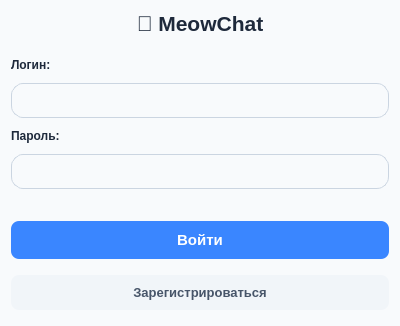
<?xml version="1.0" encoding="UTF-8"?>
<ui version="4.0">
 <class>LoginDialog</class>
 <widget class="QDialog" name="LoginDialog">
  <property name="geometry">
   <rect>
    <x>0</x>
    <y>0</y>
    <width>400</width>
    <height>326</height>
   </rect>
  </property>
  <property name="windowTitle">
   <string>Вход в MeowChat</string>
  </property>
  <property name="styleSheet">
   <string notr="true">QDialog {
    background-color: #f8fafc;
    font-family: 'Segoe UI', sans-serif;
}

QLabel {
    color: #1e293b;
    font-weight: 500;
}

QLineEdit {
    border: 1px solid #cbd5e1;
    border-radius: 8px;
    padding: 10px;
    font-size: 11pt;
    background-color: white;
    margin: 5px 0;
}

QLineEdit:focus {
    border-color: #3a86ff;
    outline: none;
}

QPushButton {
    border: none;
    border-radius: 8px;
    padding: 10px;
    font-weight: 500;
    margin: 5px 0;
}

QPushButton#loginButton {
    background-color: #3a86ff;
    color: white;
    font-size: 11pt;
}

QPushButton#loginButton:hover {
    background-color: #2a75f0;
}

QPushButton#loginButton:pressed {
    background-color: #205fcc;
}

QPushButton#registerButton {
    background-color: #f1f5f9;
    color: #475569;
    font-size: 10pt;
}

QPushButton#registerButton:hover {
    background-color: #e2e8f0;
}
</string>
  </property>
  <layout class="QVBoxLayout" name="verticalLayout">
   <item>
    <widget class="QLabel" name="label">
     <property name="text">
      <string>&lt;html&gt;&lt;head/&gt;&lt;body&gt;&lt;p align=&quot;center&quot;&gt;&lt;span style=&quot;font-size:16pt; font-weight:600;&quot;&gt;🐾 MeowChat&lt;/span&gt;&lt;/p&gt;&lt;/body&gt;&lt;/html&gt;</string>
     </property>
     <property name="alignment">
      <set>Qt::AlignCenter</set>
     </property>
    </widget>
   </item>
   <item>
    <spacer name="verticalSpacer">
     <property name="orientation">
      <enum>Qt::Vertical</enum>
     </property>
     <property name="sizeHint" stdset="0">
      <size>
       <width>20</width>
       <height>20</height>
      </size>
     </property>
    </spacer>
   </item>
   <item>
    <widget class="QLabel" name="label_2">
     <property name="text">
      <string>Логин:</string>
     </property>
    </widget>
   </item>
   <item>
    <widget class="QLineEdit" name="usernameEdit">
     <property name="styleSheet">
      <string notr="true">QLineEdit {
    border: 1px solid #cbd5e1;
    border-radius: 12px;
    padding: 8px 12px;
    font-size: 10pt;
    color: black;
    background-color: #f8fafc;
    selection-background-color: #3a86ff;
    selection-color: white;
}

QLineEdit:focus {
    border: 1px solid #3a86ff;
    background-color: white;
}</string>
     </property>
    </widget>
   </item>
   <item>
    <widget class="QLabel" name="label_3">
     <property name="text">
      <string>Пароль:</string>
     </property>
    </widget>
   </item>
   <item>
    <widget class="QLineEdit" name="passwordEdit">
     <property name="styleSheet">
      <string notr="true">QLineEdit {
    border: 1px solid #cbd5e1;
    border-radius: 12px;
    padding: 8px 12px;
    font-size: 10pt;
    color: black;
    background-color: #f8fafc;
    selection-background-color: #3a86ff;
    selection-color: white;
}

QLineEdit:focus {
    border: 1px solid #3a86ff;
    background-color: white;
}</string>
     </property>
     <property name="echoMode">
      <enum>QLineEdit::Password</enum>
     </property>
    </widget>
   </item>
   <item>
    <spacer name="verticalSpacer_2">
     <property name="orientation">
      <enum>Qt::Vertical</enum>
     </property>
     <property name="sizeHint" stdset="0">
      <size>
       <width>20</width>
       <height>20</height>
      </size>
     </property>
    </spacer>
   </item>
   <item>
    <widget class="QPushButton" name="loginButton">
     <property name="text">
      <string>Войти</string>
     </property>
    </widget>
   </item>
   <item>
    <widget class="QPushButton" name="registerButton">
     <property name="text">
      <string>Зарегистрироваться</string>
     </property>
    </widget>
   </item>
  </layout>
 </widget>
 <resources/>
 <connections/>
</ui>
